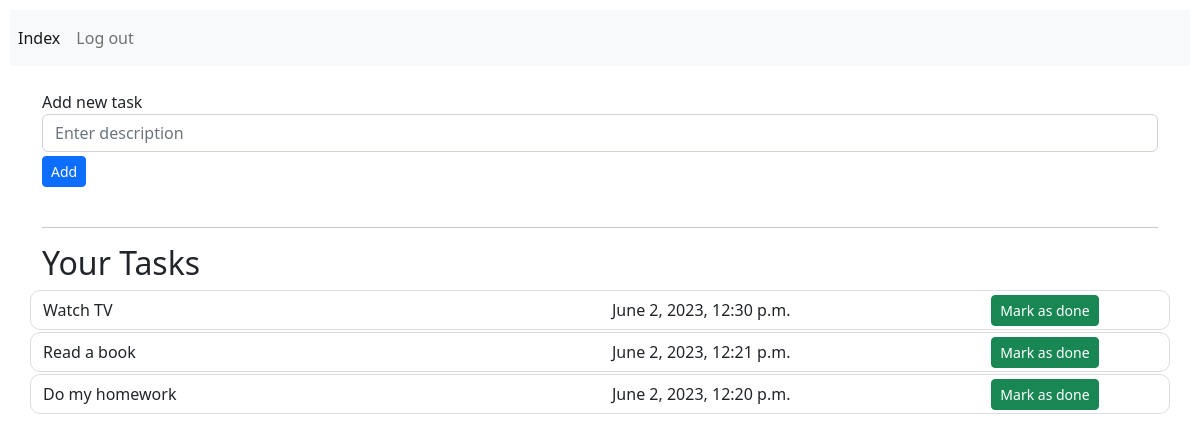
The page / (signed in) on the database as committed earlier.
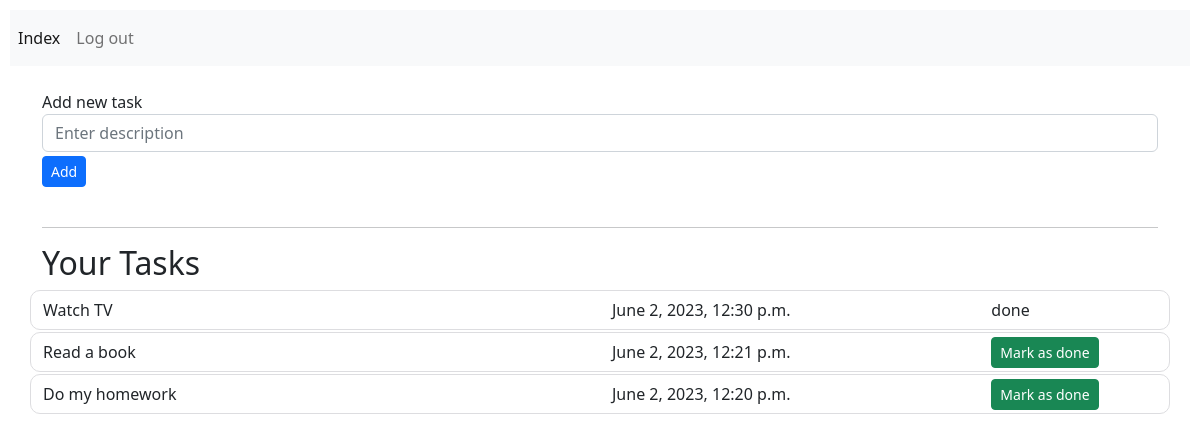
The same page on the database as committed later.
### tasks/models.py (models this page shows, shortened)
class Task(models.Model) :
    user = models.ForeignKey(User, on_delete=models.CASCADE, related_name="tasks")
    description = models.CharField(max_length=90)
    time = models.DateTimeField(auto_now_add=True)
    done = models.BooleanField(default=False)

### tasks/views.py (the view)
# urls.py: path("", views.index, name="index"),
def index(request) :
    if request.user.is_authenticated:
        tasks= Task.objects.filter(user=request.user).order_by("-time")
        return render(request, "tasks/index.html", {
            "taskForm": AddNewTask(),
            "allTasks": tasks
        })
    return render(request, "tasks/index.html")

### tasks/forms.py
class AddNewTask(forms.ModelForm):
    class Meta:
        model= Task
        fields= ['description','user']
        labels= {
            'description': _('')
        }
        widgets= {
            'description': forms.TextInput(attrs={'class':'form-control', 'placeholder':'Enter description'}),
            'user': forms.HiddenInput()
        }

### tasks/templates/tasks/index.html (shortened to what this page needs)
{% extends "tasks/layout.html" %}
{% block body %}
    {% if user.is_authenticated %}
       <div class="container">
          <br>
          <span class="fw-light">Add new task</span>
          <form action={% url 'addTask' %} method="post">
             {{taskForm}}
             <button type="submit" class="btn btn-primary btn-sm inputTop">Add</button>
          </form>
          <br>
          <hr>
          <h2>Your Tasks </h2>
           {% if allTasks %}
                {% for task in allTasks %}
                  <div class="row task">
                      <div class="col-6">{{task.description}}</div>
                      <div class="col-4 fw-light">{{task.time}}</div>
                      {% if task.done %}
                         <div class="col-2 fw-light">done</div>
                      {% else %}
                         <div class="col-2 fw-light"><a href="{% url 'taskDone' ID=task.id %}" class="btn btn-success btn-sm">Mark as done</a></div>
                      {% endif %}
                  </div>
                {% endfor %}
            {% else %}
               <div class="fw-light">No tasks yet</div>
            {% endif %}
       </div>
    {% else %}
       <div id="index">Welcome everyone</div>
    {% endif %}
{% endblock %}

### tasks/templates/tasks/layout.html (shortened to what this page needs)
{% load static %}
<!DOCTYPE html>
<html lang="en">
    <head>
        <link href="https://cdn.jsdelivr.net/npm/bootstrap@5.2.3/dist/css/bootstrap.min.css" rel="stylesheet">
        <link href="{% static 'tasks/style.css' %}" rel="stylesheet">
    </head>
    <body>
        <nav class="navbar navbar-expand-lg bg-light">
            <ul class="navbar-nav me-auto mb-2 mb-lg-0">
                <li class="nav-item"><a class="nav-link active" aria-current="page" href="{% url 'index' %}">Index</a><li>
                {% if user.is_authenticated %}
                    <li class="nav-item"><a class="nav-link" href="{% url 'logout' %}">Log out</a></li>
                {% else %}
                    <li class="nav-item"><a class="nav-link" href="{% url 'login' %}">Login</a></li>
                    <li class="nav-item"><a class="nav-link" href="{% url 'register' %}">Register</a></li>
                {% endif %}
            </ul>
        </nav>
        {% block body %}
        {% endblock %}
    </body>
</html>

### tasks/static/tasks/style.css (style rules this page uses)
body { padding: 10px; }
.inputTop { margin-top: 4px; }
.task { align-items: center; height: 40px; border: 1px solid #dddde0; border-radius: 10px; margin-bottom: 2px; }

Rows that differ between the two databases and show on the page:
changed Task "Watch TV": done "Mark as done" → "done"
